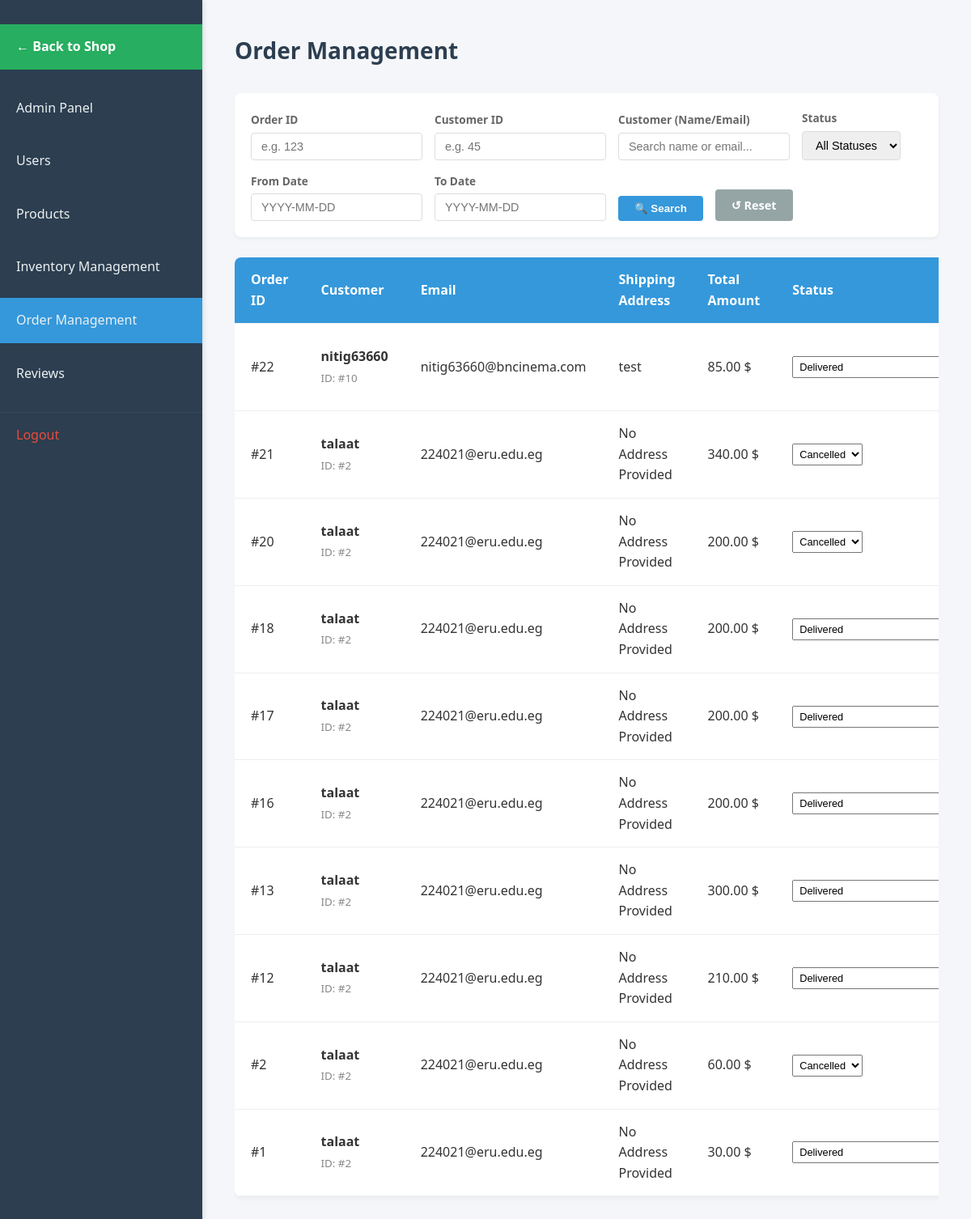
/admin/order_management.php (signed in), run on the app's committed database.
### tables this page shows
CREATE TABLE `orders` (
  `id` int(11) NOT NULL,
  `user_id` int(11) NOT NULL,
  `total_amount` decimal(10,2) NOT NULL,
  `status` enum('pending','paid','shipped','delivered','cancelled','refunded') NOT NULL DEFAULT 'pending',
  `location_description` varchar(255) NOT NULL,
  `phone` varchar(30) NOT NULL,
  `created_at` datetime DEFAULT current_timestamp()
);

CREATE TABLE `users` (
  `id` int(11) NOT NULL,
  `username` varchar(50) NOT NULL,
  `email` varchar(100) NOT NULL,
  `password` varchar(255) NOT NULL,
  `role` enum('customer','admin') NOT NULL DEFAULT 'customer',
  `twofa_method` enum('none','totp','email') NOT NULL DEFAULT 'none',
  `phone` varchar(30) DEFAULT NULL,
  `created_at` datetime NOT NULL DEFAULT current_timestamp(),
  `is_verified` tinyint(1) DEFAULT 0
);

### admin/order_management.php (the view, shortened to what this page needs)
<?php
require_once __DIR__ . '/../init.php';
?>
<!DOCTYPE html>
<html lang="en">
<head>
    <link rel="stylesheet" href="assets/css/dashboard.css">
    <link rel="stylesheet" href="https://cdn.jsdelivr.net/npm/flatpickr/dist/flatpickr.min.css">
</head>
<body>
    <nav>
        <ul>
            <li><a href="../shop.php"
                    style="background-color: #27ae60; color: white; margin-bottom: 20px; font-weight: bold;">← Back to
                    Shop</a></li>
            <li><a href="AdminPanel.php">Admin Panel</a></li>
            <li><a href="useradmin.php">Users</a></li>
            <li><a href="products.php">Products</a></li>
            <li><a href="Inventory.php">Inventory Management</a></li>
            <li><a href="#" class="active">Order Management</a></li>
            <li><a href="reviews_management.php">Reviews</a></li>
            <li><a href="/app/logout.php">Logout</a></li>
        </ul>
    </nav>
    <main>
        <h1> Order Management</h1>
        <?php
        $search_id = isset($_GET['order_id']) ? intval($_GET['order_id']) : '';
        $search_customer_id = isset($_GET['customer_id']) ? intval($_GET['customer_id']) : '';
        $search_query = isset($_GET['query']) ? trim($_GET['query']) : '';
        $search_start_date = isset($_GET['start_date']) ? $_GET['start_date'] : '';
        $search_end_date = isset($_GET['end_date']) ? $_GET['end_date'] : '';
        $sql = "SELECT
                    o.id,
                    u.id as user_id,
                    u.username,
                    u.email,
                    o.location_description,
                    o.total_amount,
                    o.status,
                    o.created_at
                FROM orders o
                JOIN users u ON o.user_id = u.id
                WHERE 1=1";
        $sql .= " ORDER BY o.created_at DESC";
        $stmt = $conn->prepare($sql);
        $stmt->execute();
        $result = $stmt->get_result();
        ?>
        <form action="" method="GET" class="search-form">
            <div class="form-group">
                <label for="order_id">Order ID</label>
                <input type="number" name="order_id" id="order_id" value="<?php echo htmlspecialchars($search_id); ?>"
                    placeholder="e.g. 123">
            </div>
            <div class="form-group">
                <label for="customer_id">Customer ID</label>
                <input type="number" name="customer_id" id="customer_id"
                    value="<?php echo htmlspecialchars($search_customer_id); ?>" placeholder="e.g. 45">
            </div>
            <div class="form-group">
                <label for="query">Customer (Name/Email)</label>
                <input type="text" name="query" id="query" value="<?php echo htmlspecialchars($search_query); ?>"
                    placeholder="Search name or email...">
            </div>
            <div class="form-group">
                <label for="status">Status</label>
                <select name="status" id="status">
                    <option value="">All Statuses</option>
                </select>
            </div>
            <div class="form-group">
                <label for="start_date">From Date</label>
                <input type="text" name="start_date" id="start_date" class="datepicker"
                    value="<?php echo htmlspecialchars($search_start_date); ?>" placeholder="YYYY-MM-DD">
            </div>
            <div class="form-group">
                <label for="end_date">To Date</label>
                <input type="text" name="end_date" id="end_date" class="datepicker"
                    value="<?php echo htmlspecialchars($search_end_date); ?>" placeholder="YYYY-MM-DD">
            </div>
            <button type="submit" class="btn-search">🔍 Search</button>
            <a href="order_management.php" class="btn-reset">↺ Reset</a>
        </form>
        <?php if ($result && $result->num_rows > 0): ?>
            <div class='table-container'>
                <table>
                    <thead>
                        <tr>
                            <th>Order ID</th>
                            <th>Customer</th>
                            <th>Email</th>
                            <th>Shipping Address</th>
                            <th>Total Amount</th>
                            <th>Status</th>
                        </tr>
                    </thead>
                    <tbody>
                        <?php while ($row = $result->fetch_assoc()): ?>
                            <tr>
                                <td>#<?php echo $row['id']; ?></td>
                                <td>
                                    <strong><?php echo htmlspecialchars($row['username']); ?></strong>
                                    <br><small style="color: #888;">ID: #<?php echo $row['user_id']; ?></small>
                                </td>
                                <td><?php echo htmlspecialchars($row['email']); ?></td>
                                <td><?php echo htmlspecialchars($row['location_description']); ?></td>
                                <td><?php echo number_format($row['total_amount'], 2); ?> $</td>
                                <td>
                                    <form method="POST" style="margin:0; display:flex; gap:5px;">
                                        <select name="status" onchange="this.form.submit()" style="padding: 4px; font-size: 0.8rem;">
                                            <?php if ($row['status'] === 'pending'): ?>
                                                <option value="pending" selected>Pending</option>
                                                <option value="paid">Paid (Manual)</option>
                                                <option value="cancelled">Cancelled</option>
                                            <?php elseif ($row['status'] === 'shipped'): ?>
                                                <option value="shipped" selected>Shipped</option>
                                                <option value="delivered">Delivered</option>
                                                <option value="refunded">Refunded (Triggers Stripe Refund)</option>
                                            <?php elseif ($row['status'] === 'delivered'): ?>
                                                <option value="delivered" selected>Delivered</option>
                                            <?php else: ?>
                                                <option value="<?php echo $row['status']; ?>" selected><?php echo ucfirst($row['status']); ?></option>
                                            <?php endif; ?>
                                        </select>
                                    </form>
                                </td>
                            </tr>
                        <?php endwhile; ?>
                    </tbody>
                </table>
            </div>
        <?php endif; ?>
    </main>
</body>
</html>

### admin/assets/css/dashboard.css (style rules this page uses)
* { margin: 0; padding: 0; box-sizing: border-box; }
body { font-family: 'Segoe UI', Tahoma, Geneva, Verdana, sans-serif; background-color: #f4f6f9; color: #333; line-height: 1.6; }
nav { width: 250px; background-color: #2c3e50; color: #fff; padding: 20px 0; position: fixed; height: 100%; box-shadow: 2px 0 5px rgba(0, 0, 0, 0.1); }
nav ul { list-style: none; }
nav ul li { margin: 10px 0; }
nav ul li a { display: block; padding: 15px 20px; color: #ecf0f1; text-decoration: none; font-size: 16px; transition: background-color 0.3s, padding-left 0.3s; }
nav ul li a.active { background-color: #3498db; }
nav ul li:last-child a { margin-top: 20px; border-top: 1px solid #34495e; padding-top: 15px; color: #e74c3c; }
main { margin-left: 250px; padding: 40px; width: calc(100% - 250px); }
main h1 { font-size: 28px; margin-bottom: 30px; color: #2c3e50; }
table { width: 100%; border-collapse: collapse; margin-bottom: 30px; background-color: #fff; border-radius: 8px; box-shadow: 0 2px 8px rgba(0,0,0,0.05); overflow: hidden; }
table th, table td { padding: 15px 20px; text-align: left; border-bottom: 1px solid #eee; }
table th { background-color: #3498db; color: #fff; font-weight: 600; }

### admin/order_management.php (style rules this page uses)
.table-container { margin-top: 20px; overflow-x: auto; }
.search-form { background: white; padding: 20px; margin-bottom: 25px; border-radius: 8px; box-shadow: 0 2px 4px rgba(0, 0, 0, 0.05); display: flex; flex-wrap: wrap; gap: 15px; align-items: flex-end; }
.form-group { display: flex; flex-direction: column; gap: 5px; }
.form-group label { font-size: 0.85rem; color: #666; font-weight: 600; }
.form-group input, .form-group select { padding: 8px 12px; border: 1px solid #ddd; border-radius: 4px; font-size: 0.9rem; }
.btn-search { background-color: #3498db; color: white; border: none; padding: 8px 20px; border-radius: 4px; cursor: pointer; font-weight: 600; transition: background 0.2s; }
.btn-reset { background-color: #95a5a6; color: white; text-decoration: none; padding: 8px 20px; border-radius: 4px; font-size: 0.9rem; font-weight: 600; transition: background 0.2s; }

### data on the page
orders: id "22", user.username "nitig63660", user "10", user.email "nitig63660@bncinema.com", location_description "test", total_amount "85.00", status "Delivered"
orders: id "21", user.username "talaat", user "2", user.email "224021@eru.edu.eg", location_description "No Address Provided", total_amount "340.00", status "Cancelled"
orders: id "20", user.username "talaat", user "2", user.email "224021@eru.edu.eg", location_description "No Address Provided", total_amount "200.00", status "Cancelled"
orders: id "18", user.username "talaat", user "2", user.email "224021@eru.edu.eg", location_description "No Address Provided", total_amount "200.00", status "Delivered"
orders: id "17", user.username "talaat", user "2", user.email "224021@eru.edu.eg", location_description "No Address Provided", total_amount "200.00", status "Delivered"
orders: id "16", user.username "talaat", user "2", user.email "224021@eru.edu.eg", location_description "No Address Provided", total_amount "200.00", status "Delivered"
orders: id "13", user.username "talaat", user "2", user.email "224021@eru.edu.eg", location_description "No Address Provided", total_amount "300.00", status "Delivered"
orders: id "12", user.username "talaat", user "2", user.email "224021@eru.edu.eg", location_description "No Address Provided", total_amount "210.00", status "Delivered"
orders: id "2", user.username "talaat", user "2", user.email "224021@eru.edu.eg", location_description "No Address Provided", total_amount "60.00", status "Cancelled"
orders: id "1", user.username "talaat", user "2", user.email "224021@eru.edu.eg", location_description "No Address Provided", total_amount "30.00", status "Delivered"
